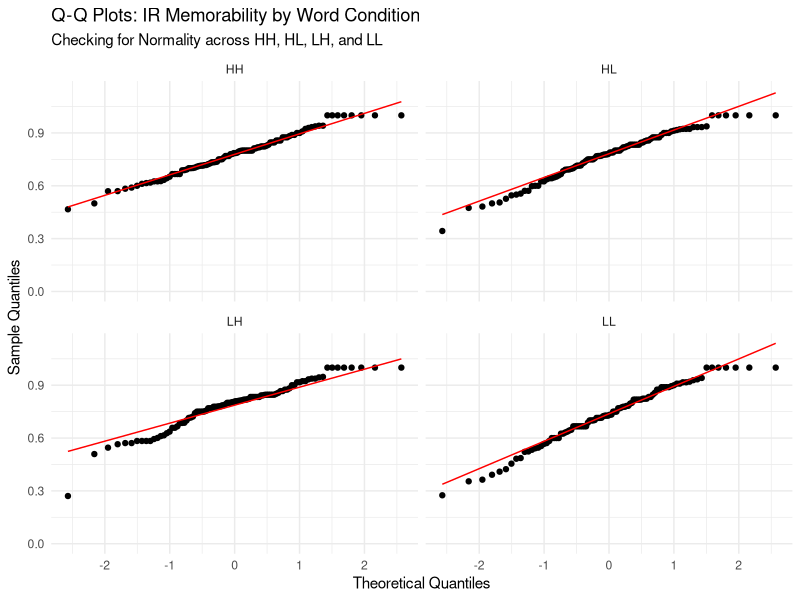
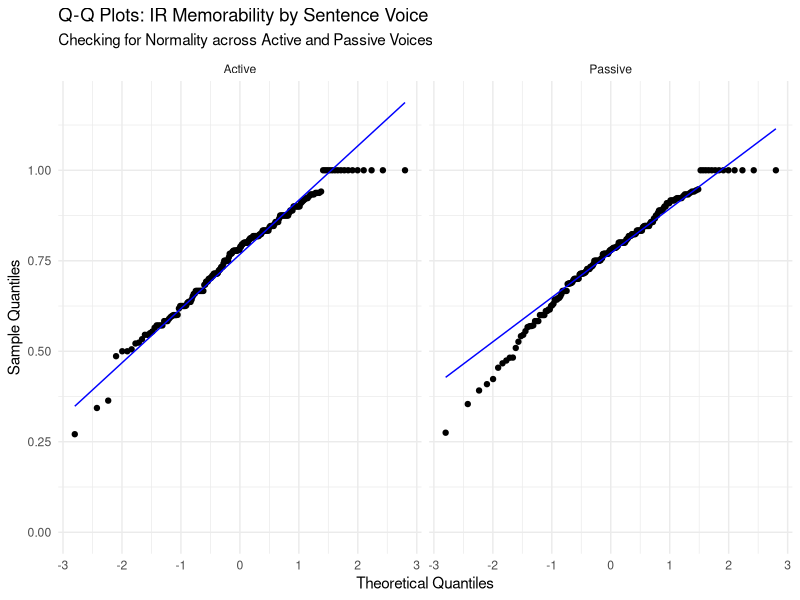
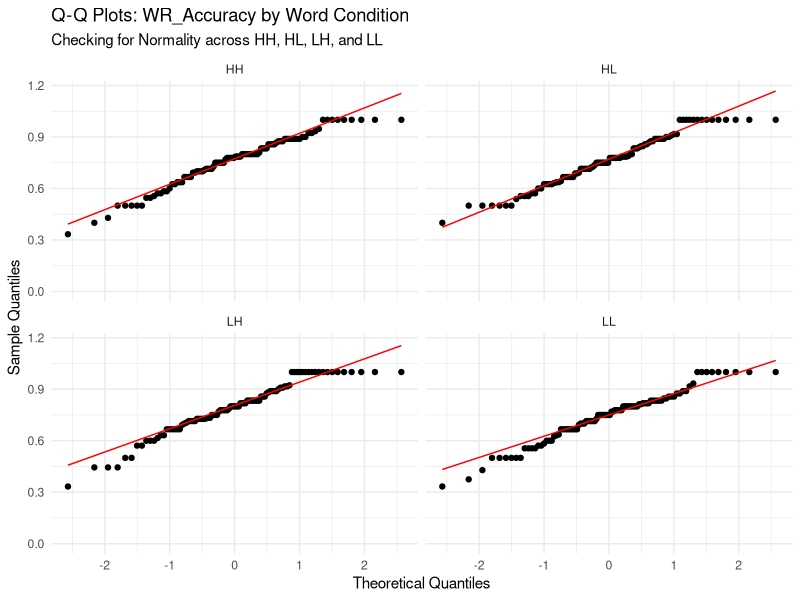
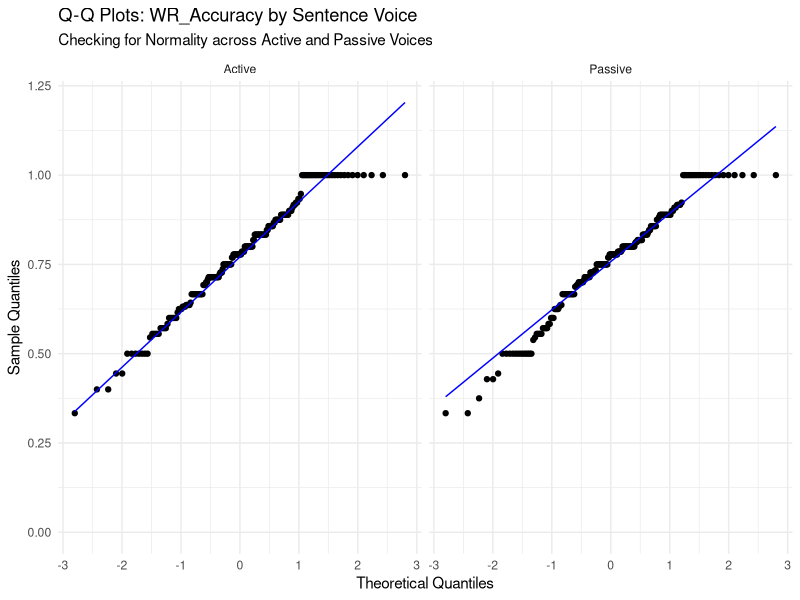
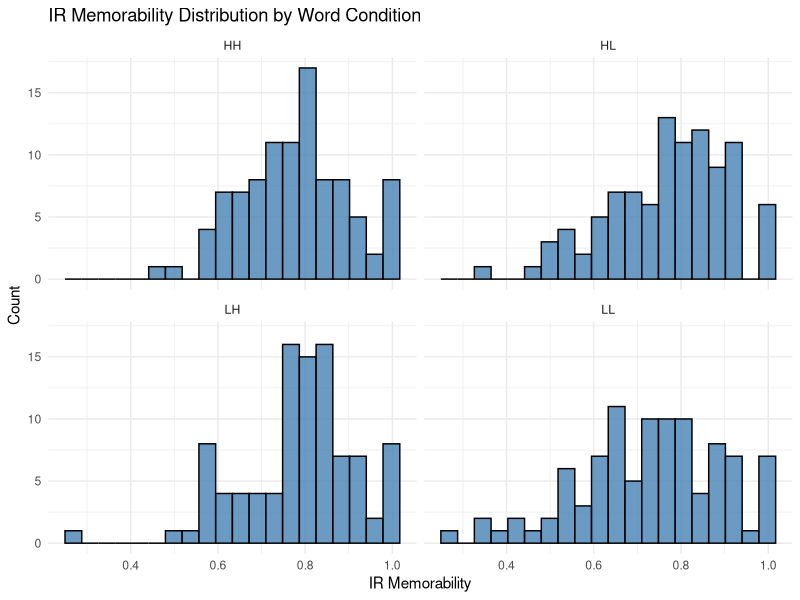
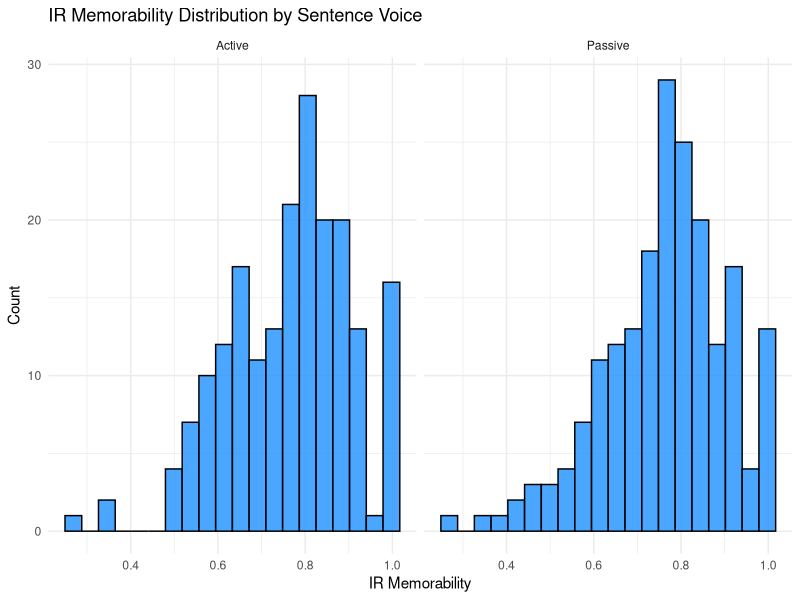
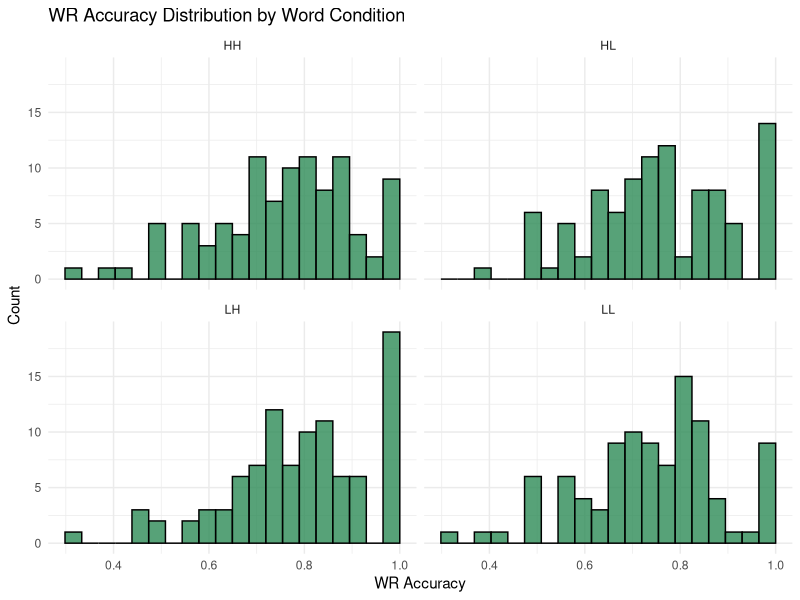
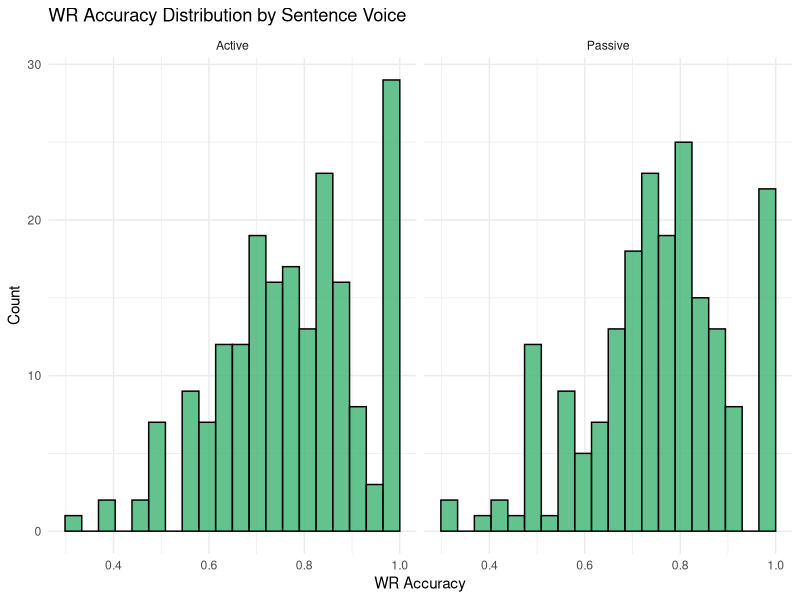

These figures' R source, in order:
## ---- chunk 1
library(tidyverse)
library(stringr)
## ---- chunk 2
raw_dataset <- read_csv(
  "sentence_memorability_data.csv",
  na = c("", "NA", "N/A"),
  show_col_types = FALSE
)

aggregated_matrix <- raw_dataset %>%
  filter(isTarget == TRUE) %>%
  arrange(participant_ID, Stimulus, Timestamp) %>%
  mutate(
    # mapping conditions
    Word_Condition = case_when(
  str_detect(Stimulus, "^HH_")  ~ "HH",
  str_detect(Stimulus, "^HVL_") ~ "HL",
  str_detect(Stimulus, "^LVH_") ~ "LH",
  str_detect(Stimulus, "^LVL_") ~ "LL"
),
    Word_Condition = factor(Word_Condition, levels = c("HH","HL","LH","LL")),

    Sentence_Voice = case_when(
      str_detect(Stimulus, "_A$") ~ "Active",
      str_detect(Stimulus, "_P$") ~ "Passive",
      TRUE ~ NA_character_
    ),
    Sentence_Voice = factor(Sentence_Voice, levels = c("Active", "Passive")),

    Accuracy.IR = suppressWarnings(as.numeric(Accuracy.IR)),
    Accuracy.WR = suppressWarnings(as.numeric(Accuracy.WR)),

    # store previous IR result
    prev_IR = lag(Accuracy.IR)
  ) %>%
  group_by(Stimulus, Word_Condition, Sentence_Voice) %>%
  summarise(

    # IR components
    Total_Repeats = sum(isRepeat == TRUE & Event == "Sentence shown", na.rm = TRUE),
    Total_Denom = sum(is.na(isRepeat) & Event == "Sentence shown"),
    Hits = sum(Event == "IR pressed" & isRepeat == TRUE & Accuracy.IR == 1, na.rm = TRUE),
    False_Alarms = sum(Event == "IR pressed" & is.na(isRepeat), na.rm = TRUE),

    # IR metrics
    Hit_Rate = if_else(Total_Repeats > 0, Hits / Total_Repeats, 0),
    False_Alarm_Rate = if_else(Total_Denom > 0, False_Alarms / Total_Denom, 0),
    IR_Memorability = Hit_Rate - False_Alarm_Rate,

    # WR components (after correct IR)
    WR_correct = sum(Event == "WR pressed" & Accuracy.WR == 1 & prev_IR == 1, na.rm = TRUE),
    WR_total   = sum(Event == "WR pressed" & prev_IR == 1, na.rm = TRUE),

    # WR metric
    WR_Accuracy = if_else(WR_total > 0, WR_correct / WR_total, 0),

    .groups = "drop"
  ) %>%
  mutate(WR_Accuracy = replace_na(WR_Accuracy, 0))
## ---- chunk 3
# Testing for Normality
# QQ Plots
library(ggplot2)

ggplot(aggregated_matrix, aes(sample = IR_Memorability)) +
  stat_qq() + 
  stat_qq_line(color = "red") +
  facet_wrap(~ Word_Condition, ncol = 2) + # This creates the 4-plot grid
  scale_y_continuous(limits = c(0, NA)) +
  labs(title = "Q-Q Plots: IR Memorability by Word Condition",
       subtitle = "Checking for Normality across HH, HL, LH, and LL",
       x = "Theoretical Quantiles",
       y = "Sample Quantiles") +
  theme_minimal()

ggplot(aggregated_matrix, aes(sample = IR_Memorability)) +
  stat_qq() + 
  stat_qq_line(color = "blue") + # Using blue to distinguish from the Word Condition plots
  facet_wrap(~ Sentence_Voice, ncol = 2) + 
  scale_y_continuous(limits = c(0, NA)) +
  labs(title = "Q-Q Plots: IR Memorability by Sentence Voice",
       subtitle = "Checking for Normality across Active and Passive Voices",
       x = "Theoretical Quantiles",
       y = "Sample Quantiles") +
  theme_minimal()

ggplot(aggregated_matrix, aes(sample = WR_Accuracy)) +
  stat_qq() + 
  stat_qq_line(color = "red") +
  facet_wrap(~ Word_Condition, ncol = 2) + # This creates the 4-plot grid
  scale_y_continuous(limits = c(0, NA)) +
  labs(title = "Q-Q Plots: WR_Accuracy by Word Condition",
       subtitle = "Checking for Normality across HH, HL, LH, and LL",
       x = "Theoretical Quantiles",
       y = "Sample Quantiles") +
  theme_minimal()

ggplot(aggregated_matrix, aes(sample = WR_Accuracy)) +
  stat_qq() + 
  stat_qq_line(color = "blue") + # Using blue to distinguish from the Word Condition plots
  facet_wrap(~ Sentence_Voice, ncol = 2) + 
  scale_y_continuous(limits = c(0, NA)) +
  labs(title = "Q-Q Plots: WR_Accuracy by Sentence Voice",
       subtitle = "Checking for Normality across Active and Passive Voices",
       x = "Theoretical Quantiles",
       y = "Sample Quantiles") +
  theme_minimal()

# Anderson Darling
library(nortest)

aggregated_matrix %>%
  group_by(Word_Condition) %>%
  summarise(
    AD_Stat = ad.test(IR_Memorability)$statistic,
    p_value = ad.test(IR_Memorability)$p.value
  )

aggregated_matrix %>%
  group_by(Sentence_Voice) %>%
  summarise(
    AD_Stat = ad.test(IR_Memorability)$statistic,
    p_value = ad.test(IR_Memorability)$p.value
  )

aggregated_matrix %>%
  group_by(Word_Condition) %>%
  summarise(
    AD_Stat = ad.test(WR_Accuracy)$statistic,
    p_value = ad.test(WR_Accuracy)$p.value
  )

aggregated_matrix %>%
  group_by(Sentence_Voice) %>%
  summarise(
    AD_Stat = ad.test(WR_Accuracy)$statistic,
    p_value = ad.test(WR_Accuracy)$p.value
  )
## ---- chunk 4
library(dplyr)

desc_stats_word_condition <- aggregated_matrix %>%
  group_by(Word_Condition) %>%
  summarise(
    N = n(),
    
    # IR Memorability Stats
    IR_Mean   = mean(IR_Memorability, na.rm = TRUE),
    IR_SD     = sd(IR_Memorability, na.rm = TRUE),
    IR_Median = median(IR_Memorability, na.rm = TRUE),
    IR_Min    = min(IR_Memorability, na.rm = TRUE),
    IR_Max    = max(IR_Memorability, na.rm = TRUE),
    
    # WR Accuracy Stats
    WR_Mean   = mean(WR_Accuracy, na.rm = TRUE),
    WR_SD     = sd(WR_Accuracy, na.rm = TRUE),
    WR_Median = median(WR_Accuracy, na.rm = TRUE),
    WR_Min    = min(WR_Accuracy, na.rm = TRUE),
    WR_Max    = max(WR_Accuracy, na.rm = TRUE)
  )

print("Descriptive Statistics by Word Condition:")
print(desc_stats_word_condition)

desc_stats_voice <- aggregated_matrix %>%
  group_by(Sentence_Voice) %>%
  summarise(
    N = n(),
    
    # IR Memorability Stats
    IR_Mean   = mean(IR_Memorability, na.rm = TRUE),
    IR_SD     = sd(IR_Memorability, na.rm = TRUE),
    IR_Median = median(IR_Memorability, na.rm = TRUE),
    IR_Min    = min(IR_Memorability, na.rm = TRUE),
    IR_Max    = max(IR_Memorability, na.rm = TRUE),
    
    # WR Accuracy Stats
    WR_Mean   = mean(WR_Accuracy, na.rm = TRUE),
    WR_SD     = sd(WR_Accuracy, na.rm = TRUE),
    WR_Median = median(WR_Accuracy, na.rm = TRUE),
    WR_Min    = min(WR_Accuracy, na.rm = TRUE),
    WR_Max    = max(WR_Accuracy, na.rm = TRUE)
  )

print("Descriptive Statistics by Sentence Voice:")
print(desc_stats_voice)
## ---- chunk 5
# Graph 1: Histogram of IR Memorability Scores
ggplot(aggregated_matrix, aes(x = IR_Memorability)) +
  geom_histogram(bins = 20, fill = "steelblue", color = "black", alpha = 0.8) +
  facet_wrap(~ Word_Condition, ncol = 2) +
  labs(
    title = "IR Memorability Distribution by Word Condition",
    x = "IR Memorability",
    y = "Count"
  ) +
  scale_y_continuous(limits = c(0, NA)) +
  theme_minimal()

ggplot(aggregated_matrix, aes(x = IR_Memorability)) +
  geom_histogram(bins = 20, fill = "dodgerblue", color = "black", alpha = 0.8) +
  facet_wrap(~ Sentence_Voice, ncol = 2) +
  labs(
    title = "IR Memorability Distribution by Sentence Voice",
    x = "IR Memorability",
    y = "Count"
  ) +
  scale_y_continuous(limits = c(0, NA)) +
  theme_minimal()

# Graph 2: Histogram of WR Accuracy Scores
ggplot(aggregated_matrix, aes(x = WR_Accuracy)) +
  geom_histogram(bins = 20, fill = "seagreen", color = "black", alpha = 0.8) +
  facet_wrap(~ Word_Condition, ncol = 2) +
  labs(
    title = "WR Accuracy Distribution by Word Condition",
    x = "WR Accuracy",
    y = "Count"
  ) +
  scale_y_continuous(limits = c(0, NA)) +
  theme_minimal()

ggplot(aggregated_matrix, aes(x = WR_Accuracy)) +
  geom_histogram(bins = 20, fill = "mediumseagreen", color = "black", alpha = 0.8) +
  facet_wrap(~ Sentence_Voice, ncol = 2) +
  labs(
    title = "WR Accuracy Distribution by Sentence Voice",
    x = "WR Accuracy",
    y = "Count"
  ) +
  scale_y_continuous(limits = c(0, NA)) +
  theme_minimal()

## ---- chunk 6
# Graph 3 (H1a): Violin & Boxplot for IR by Word Condition
ggplot(aggregated_matrix, aes(x = Word_Condition, y = IR_Memorability, fill = Word_Condition)) +
  geom_violin(trim = FALSE, alpha = 0.5) +
  geom_boxplot(width = 0.2, outlier.shape = NA, alpha = 0.8) +
  scale_y_continuous(limits = c(0, NA)) +
  labs(title = "H1a: IR Memorability by Word Condition", x = "Condition", y = "IR Memorability") +
  theme_minimal() + theme(legend.position = "none")

# Graph 4 (H1b): Violin & Boxplot for WR by Word Condition
ggplot(aggregated_matrix, aes(x = Word_Condition, y = WR_Accuracy, fill = Word_Condition)) +
  geom_violin(trim = FALSE, alpha = 0.5) +
  geom_boxplot(width = 0.2, outlier.shape = NA, alpha = 0.8) +
  scale_y_continuous(limits = c(0, NA)) +
  labs(title = "H1b: WR Accuracy by Word Condition", x = "Condition", y = "WR Accuracy") +
  theme_minimal() + theme(legend.position = "none")
## ---- chunk 7
# Graph 5 (H2a): Violin & Boxplot for IR by Voice
ggplot(aggregated_matrix %>% drop_na(Sentence_Voice), aes(x = Sentence_Voice, y = IR_Memorability, fill = Sentence_Voice)) +
  geom_violin(trim = FALSE, alpha = 0.5) +
  geom_boxplot(width = 0.2, outlier.shape = NA, alpha = 0.8) +
  scale_y_continuous(limits = c(0, NA)) +
  labs(title = "H2a: IR Memorability by Sentence Voice", x = "Voice", y = "IR Memorability") +
  theme_minimal() + theme(legend.position = "none")

# Graph 6 (H2b): Violin & Boxplot for WR by Voice
ggplot(aggregated_matrix %>% drop_na(Sentence_Voice), aes(x = Sentence_Voice, y = WR_Accuracy, fill = Sentence_Voice)) +
  geom_violin(trim = FALSE, alpha = 0.5) +
  geom_boxplot(width = 0.2, outlier.shape = NA, alpha = 0.8) +
  scale_y_continuous(limits = c(0, NA)) +
  labs(title = "H2b: WR Accuracy by Sentence Voice", x = "Voice", y = "WR Accuracy") +
  theme_minimal() + theme(legend.position = "none")
## ---- chunk 8
interaction_data <- aggregated_matrix %>%
  drop_na(Word_Condition, Sentence_Voice) %>%
  group_by(Word_Condition, Sentence_Voice) %>%
  summarise(
    Mean_IR = mean(IR_Memorability, na.rm = TRUE),
    Mean_WR = mean(WR_Accuracy, na.rm = TRUE),
    .groups = 'drop'
  )

# Graph 7 (H3a): Interaction Plot for IR
ggplot(interaction_data, aes(x = Word_Condition, y = Mean_IR, color = Sentence_Voice, group = Sentence_Voice)) +
  geom_line(linewidth = 1) + geom_point(size = 3) +
  scale_y_continuous(limits = c(0, NA)) +
  labs(title = "H3a: Interaction of Word Condition and Voice (IR)", x = "Word Condition", y = "Mean IR Memorability", color = "Voice") +
  theme_minimal()

# Graph 8 (H3b): Interaction Plot for WR 
ggplot(interaction_data, aes(x = Word_Condition, y = Mean_WR, color = Sentence_Voice, group = Sentence_Voice)) +
  geom_line(linewidth = 1) + geom_point(size = 3) +
  scale_y_continuous(limits = c(0, NA)) +
  labs(title = "H3b: Interaction of Word Condition and Voice (WR)", x = "Word Condition", y = "Mean WR Accuracy", color = "Voice") +
  theme_minimal()
## ---- chunk 9
aggregated_scaled <- aggregated_matrix %>%
  mutate(
    IR_scaled = as.numeric(scale(IR_Memorability)),
    WR_scaled = as.numeric(scale(WR_Accuracy))
  )

# Calculate average scaled IR and WR scores and their standard errors for each word condition
effect_data <- aggregated_scaled %>%
  drop_na(Word_Condition, Sentence_Voice) %>%
  group_by(Word_Condition) %>%
  summarise(
    IR_mean = mean(IR_scaled, na.rm=TRUE),
    IR_se = sd(IR_scaled, na.rm=TRUE)/sqrt(n()),
    WR_mean = mean(WR_scaled, na.rm=TRUE),
    WR_se = sd(WR_scaled, na.rm=TRUE)/sqrt(n()),
    .groups="drop"
  )

# Graph 9 (H4): Word Memorability effects on IR vs WR
effect_data_long <- effect_data %>%
  pivot_longer(cols = c(IR_mean, WR_mean), names_to = "Metric", values_to = "Mean") %>%
  mutate(SE = ifelse(Metric == "IR_mean", IR_se, WR_se))

ggplot(effect_data_long, aes(x = Word_Condition, y = Mean, fill = Metric)) +
  geom_bar(stat = "identity", position = position_dodge()) +
  geom_errorbar(aes(ymin = Mean - SE, ymax = Mean + SE), width = 0.2, position = position_dodge(0.9)) +
  labs(title = "H4: Word Memorability Effect Magnitude (IR vs WR)", x = "Word Condition", y = "Score Magnitude") +
  scale_fill_manual(values = c("steelblue", "seagreen"), labels = c("IR Memorability", "WR Accuracy")) +
  theme_minimal()

# Graph 10 (H5): Sentence Voice effects on IR vs WR
voice_effect <- aggregated_scaled %>%
  drop_na(Sentence_Voice) %>%
  group_by(Sentence_Voice) %>%
  summarise(
    IR_mean = mean(IR_scaled, na.rm=TRUE),
    IR_se = sd(IR_scaled, na.rm=TRUE)/sqrt(n()),
    WR_mean = mean(WR_scaled, na.rm=TRUE),
    WR_se = sd(WR_scaled, na.rm=TRUE)/sqrt(n()),
    .groups="drop"
  ) %>%
  pivot_longer(cols = c(IR_mean, WR_mean), names_to = "Metric", values_to = "Mean") %>%
  mutate(SE = ifelse(Metric == "IR_mean", IR_se, WR_se))

ggplot(voice_effect, aes(x = Sentence_Voice, y = Mean, fill = Metric)) +
  geom_bar(stat = "identity", position = position_dodge()) +
  geom_errorbar(aes(ymin = Mean - SE, ymax = Mean + SE), width = 0.2, position = position_dodge(0.9)) +
  labs(title = "H5: Sentence Voice Effect Magnitude (IR vs WR)", x = "Sentence Voice", y = "Score Magnitude") +
  scale_fill_manual(values = c("steelblue", "seagreen"), labels = c("IR Memorability", "WR Accuracy")) +
  theme_minimal()
## ---- chunk 10
# Descriptive stats by Word Condition
desc_word <- aggregated_matrix %>%
  drop_na(Word_Condition) %>%
  group_by(Word_Condition) %>%
  summarise(
    IR_mean = mean(IR_Memorability, na.rm = TRUE),
    IR_sd = sd(IR_Memorability, na.rm = TRUE),
    IR_median = median(IR_Memorability, na.rm = TRUE),

    WR_mean = mean(WR_Accuracy, na.rm = TRUE),
    WR_sd = sd(WR_Accuracy, na.rm = TRUE),
    WR_median = median(WR_Accuracy, na.rm = TRUE),

    n = n(),
    .groups = "drop"
  )

print(desc_word)
## ---- chunk 11
# Descriptive stats by Sentence Voice
desc_voice <- aggregated_matrix %>%
  drop_na(Sentence_Voice) %>%
  group_by(Sentence_Voice) %>%
  summarise(
    IR_mean = mean(IR_Memorability, na.rm = TRUE),
    IR_sd = sd(IR_Memorability, na.rm = TRUE),
    IR_median = median(IR_Memorability, na.rm = TRUE),

    WR_mean = mean(WR_Accuracy, na.rm = TRUE),
    WR_sd = sd(WR_Accuracy, na.rm = TRUE),
    WR_median = median(WR_Accuracy, na.rm = TRUE),

    n = n(),
    .groups = "drop"
  )

print(desc_voice)
## ---- chunk 12
kruskal_ir_word <- kruskal.test(IR_Memorability ~ Word_Condition, data = aggregated_matrix)
print(kruskal_ir_word)
## ---- chunk 13
kruskal_wr_word <- kruskal.test(WR_Accuracy ~ Word_Condition, data = aggregated_matrix)
print(kruskal_wr_word)
## ---- chunk 14
mw_ir_voice <- wilcox.test(
  IR_Memorability ~ Sentence_Voice,
  data = aggregated_matrix,
  exact = FALSE
)

print(mw_ir_voice)
## ---- chunk 15
mw_wr_voice <- wilcox.test(
  WR_Accuracy ~ Sentence_Voice,
  data = aggregated_matrix,
  exact = FALSE
)

print(mw_wr_voice)
## ---- chunk 16
# Create categorical correctness variables
processed_trials <- raw_dataset %>%
  filter(isTarget == TRUE) %>%
  arrange(participant_ID, Stimulus, Timestamp) %>%
  group_by(participant_ID, Stimulus) %>%
  mutate(
    Word_Condition = case_when(
      str_detect(Stimulus, "^HH_")  ~ "HH",
      str_detect(Stimulus, "^HVL_") ~ "HL",
      str_detect(Stimulus, "^LVH_") ~ "LH",
      str_detect(Stimulus, "^LVL_") ~ "LL"
    ),
    Word_Condition = factor(Word_Condition, levels = c("HH", "HL", "LH", "LL")),

    Sentence_Voice = case_when(
      str_detect(Stimulus, "_A$") ~ "Active",
      str_detect(Stimulus, "_P$") ~ "Passive",
      TRUE ~ NA_character_
    ),
    Sentence_Voice = factor(Sentence_Voice, levels = c("Active", "Passive")),

    Accuracy.IR = suppressWarnings(as.numeric(Accuracy.IR)),
    Accuracy.WR = suppressWarnings(as.numeric(Accuracy.WR)),
    prev_IR = lag(Accuracy.IR)
  ) %>%
  ungroup()

ir_data <- processed_trials %>%
  filter(Event == "IR pressed") %>%
  mutate(
    IR_Result = case_when(
      isRepeat == TRUE & Accuracy.IR == 1 ~ "Correct",
      is.na(isRepeat) ~ "Incorrect",
      TRUE ~ NA_character_
    )
  ) %>%
  filter(!is.na(IR_Result))

wr_data <- processed_trials %>%
  filter(Event == "WR pressed", prev_IR == 1) %>%
  mutate(
    WR_Result = case_when(
      Accuracy.WR == 1 ~ "Correct",
      Accuracy.WR == 0 ~ "Incorrect",
      TRUE ~ NA_character_
    )
  ) %>%
  filter(!is.na(WR_Result))



ir_word_table <- table(ir_data$Word_Condition, ir_data$IR_Result)
fisher_ir_word <- fisher.test(ir_word_table)
print(fisher_ir_word)

wr_word_table <- table(wr_data$Word_Condition, wr_data$WR_Result)
fisher_wr_word <- fisher.test(wr_word_table)
print(fisher_wr_word)

ir_voice_table <- table(ir_data$Sentence_Voice, ir_data$IR_Result)
fisher_ir_voice <- fisher.test(ir_voice_table)
print(fisher_ir_voice)

wr_voice_table <- table(wr_data$Sentence_Voice, wr_data$WR_Result)
fisher_wr_voice <- fisher.test(wr_voice_table)
print(fisher_wr_voice)
## ---- chunk 17
# Create categorical correctness variables

ir_word_table <- table(ir_data$Word_Condition, ir_data$IR_Result)
chisq_ir_word <- chisq.test(ir_word_table)
print(chisq_ir_word)

wr_word_table <- table(wr_data$Word_Condition, wr_data$WR_Result)
chisq_wr_word <- chisq.test(wr_word_table)
print(chisq_wr_word)

ir_voice_table <- table(ir_data$Sentence_Voice, ir_data$IR_Result)
chisq_ir_voice <- chisq.test(ir_voice_table)
print(chisq_ir_voice)

wr_voice_table <- table(wr_data$Sentence_Voice, wr_data$WR_Result)
chisq_wr_voice <- chisq.test(wr_voice_table)
print(chisq_wr_voice)
## ---- chunk 18
ir_wr_counts <- raw_dataset %>%
  arrange(participant_ID, Stimulus, Timestamp) %>%
  group_by(participant_ID) %>%  
  mutate(
    Accuracy.IR = suppressWarnings(as.numeric(Accuracy.IR)),
    Accuracy.WR = suppressWarnings(as.numeric(Accuracy.WR)),
    prev_IR = lag(Accuracy.IR)
  ) %>%
  ungroup() %>%
  summarise(
    IR_Total = sum(Event == "IR pressed", na.rm = TRUE),
    IR_Correct = sum(Event == "IR pressed" & Accuracy.IR == 1 & isRepeat==TRUE, na.rm = TRUE),
    IR_Incorrect = sum(Event == "IR pressed" & Accuracy.IR == 0, na.rm = TRUE),

    WR_Total = sum(Event == "WR pressed" & prev_IR == 1, na.rm = TRUE),
    WR_Correct = sum(Event == "WR pressed" & Accuracy.WR == 1 & prev_IR == 1, na.rm = TRUE),
    WR_Incorrect = sum(Event == "WR pressed" & Accuracy.WR == 0 & prev_IR == 1, na.rm = TRUE)
  )

print(ir_wr_counts)
